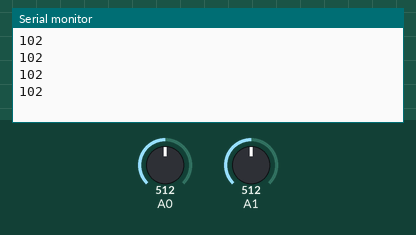
This sketch was run on a simulated Arduino Uno, built with avr-gcc and run on an emulated ATmega328P. On the bench: the last lines printed to the serial monitor. The test bench sets the inputs (shaded band); at power-on: A1 = 512, A0 = 512.

Above: at 1.2 s.
1.3 s: A1 set to 716
At 1.81 s:
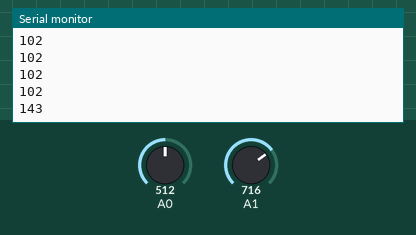
2.8 s: A1 set to 900
At 3.08 s:
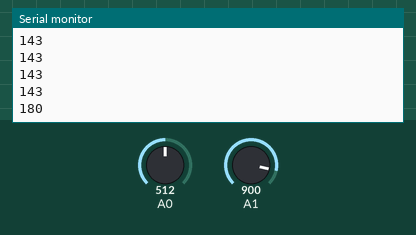
Timing chart, 0 to 5.8 s (numbered marks = the images above; inputs shaded):
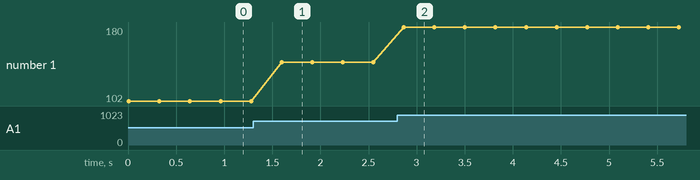

The sketch:

remote.ino
```cpp
#include <SoftwareSerial.h>

SoftwareSerial mySerial(2, 3); //블루투스의 Tx, Rx핀을 2번 3번핀으로 설정

int sensorValue=0;
int speedValue=0;
void setup() {
  // put your setup code here, to run once:
Serial.begin(9600) ;
mySerial.begin(9600);
}

void loop() {
  // put your main code here, to run repeatedly:
sensorValue = analogRead(A0);
speedValue = analogRead(A1);
//Serial.print(sensorValue);
mySerial.print("R,");
mySerial.print(sensorValue);
mySerial.println("*");
Serial.println(speedValue/5);
mySerial.print("P,");
mySerial.print(speedValue/5);
mySerial.println("*");
delay(300);
}
```

Measured:
- after the input at 1.3 s, the serial monitor: prints a new line after 0.30 s (image 1)
- after the input at 2.8 s, the serial monitor: prints a new line after 0.07 s (image 2)
- plotted number 1: 102 → 143 after the input at 1.3 s, 143 → 180 after the input at 2.8 s
